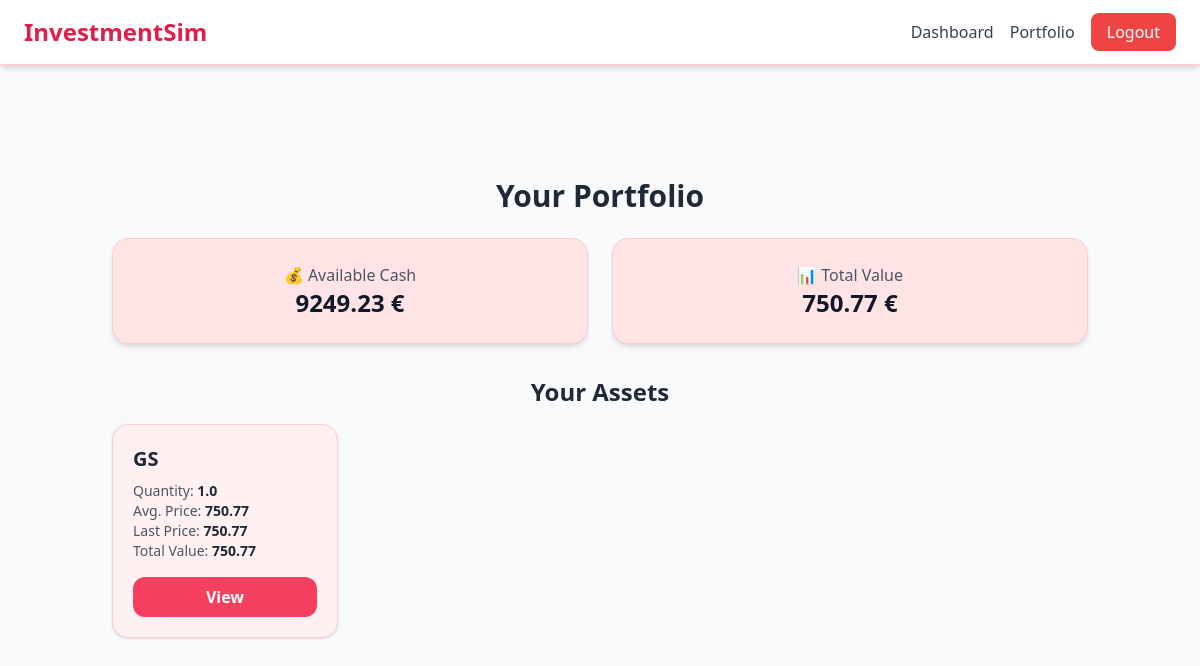
/portfolio (signed in), run on the app's committed database.
### models.py (models this page shows)
class User(UserMixin, db.Model):
    id = db.Column(db.Integer, primary_key=True)
    name = db.Column(db.String(120))
    email = db.Column(db.String(120), unique=True, nullable=False)
    password_hash = db.Column(db.String(128))
    cash = db.Column(db.Float, default=10000.0)
    operations = db.relationship('Operation', backref='user', lazy=True)
    holdings = db.relationship('Holding', backref='user', lazy=True)

class Asset(db.Model):
    id = db.Column(db.Integer, primary_key=True)
    ticker = db.Column(db.String(20), unique=True, nullable=False)
    name = db.Column(db.String(200))
    last_price = db.Column(db.Float)
    updated_at = db.Column(db.DateTime, default=datetime.utcnow)
    holdings = db.relationship('Holding', backref='asset', lazy=True)

class Holding(db.Model):
    id = db.Column(db.Integer, primary_key=True)
    user_id = db.Column(db.Integer, db.ForeignKey('user.id'))
    asset_id = db.Column(db.Integer, db.ForeignKey('asset.id'))
    quantity = db.Column(db.Float, default=0.0)
    avg_price = db.Column(db.Float, default=0.0)

### main.py (the view)
@app.route('/portfolio')
@login_required
def portfolio():
    holdings = Holding.query.filter_by(user_id=current_user.id).all()
    data = []
    total = 0
    for h in holdings:
        a = Asset.query.get(h.asset_id)
        val = (a.last_price or 0) * h.quantity
        total += val
        data.append({
            'ticker': a.ticker,
            'qty': h.quantity,
            'avg_price': h.avg_price,
            'last_price': a.last_price,
            'value': val
        })
    return render_template('portfolio.html',
                           holdings=data,
                           cash=current_user.cash,
                           total_value=total)

### main.py (called while the page is built)
@login_manager.user_loader
def load_user(user_id):
    return User.query.get(int(user_id))

@app.before_request
def setup():
    if not hasattr(app, 'setup_done'):
        with app.app_context():
            db.create_all()
            tickers = ['AAPL', 'MSFT', 'GOOGL', 'AMZN', 'TSLA', 'JPM', 'BAC',
                       'GS', 'MS', 'V', 'MA', 'NVDA', 'META', 'IBM', 'ORCL']
            for t in tickers:
                if not Asset.query.filter_by(ticker=t).first():
                    db.session.add(Asset(ticker=t, name=t))
            db.session.commit()
            update_asset_prices(tickers)
        app.setup_done = True

### templates/portfolio.html
{% extends "base.html" %}
{% block content %}
<div class="max-w-6xl mx-auto mt-10">
  <h1 class="text-3xl font-bold text-gray-800 mb-6 text-center">Your Portfolio</h1>
  <div class="grid grid-cols-1 sm:grid-cols-2 gap-6 mb-8">
    <div class="bg-rose-100 p-6 rounded-2xl shadow-md text-center border border-rose-200">
      <p class="text-gray-600 font-medium">💰 Available Cash</p>
      <p class="text-2xl font-semibold text-gray-900">{{ '%.2f' % cash }} €</p>
    </div>
    <div class="bg-rose-100 p-6 rounded-2xl shadow-md text-center border border-rose-200">
      <p class="text-gray-600 font-medium">📊 Total Value</p>
      <p class="text-2xl font-semibold text-gray-900">{{ '%.2f' % total_value }} €</p>
    </div>
  </div>
  <h2 class="text-2xl font-semibold text-gray-800 mb-4 text-center">Your Assets</h2>
  <div class="grid grid-cols-1 sm:grid-cols-2 md:grid-cols-3 lg:grid-cols-4 gap-6">
    {% for h in holdings %}
    <div class="bg-rose-50 border border-rose-200 rounded-2xl shadow hover:shadow-lg p-5 transition-transform transform hover:-translate-y-1">
      <div class="flex flex-col justify-between h-full">
        <div>
          <h3 class="text-xl font-bold text-gray-800 mb-2">{{ h.ticker }}</h3>
          <p class="text-sm text-gray-600">Quantity: <span class="font-semibold text-gray-800">{{ h.qty }}</span></p>
          <p class="text-sm text-gray-600">Avg. Price: <span class="font-semibold text-gray-800">{{ '%.2f' % h.avg_price }}</span></p>
          <p class="text-sm text-gray-600">Last Price: <span class="font-semibold text-gray-800">{{ '%.2f' % h.last_price if h.last_price else '—' }}</span></p>
          <p class="text-sm text-gray-600">Total Value: <span class="font-semibold text-gray-800">{{ '%.2f' % h.value }}</span></p>
        </div>
        <a href="{{ url_for('asset_view', ticker=h.ticker) }}" class="mt-4 inline-block bg-rose-500 hover:bg-rose-600 text-white font-semibold py-2 px-4 rounded-xl text-center transition-colors">View</a>
      </div>
    </div>
    {% endfor %}
  </div>
</div>
{% endblock %}

### data on the page
User: cash "9249.23"
Asset: ticker "GS", last_price "750.77"
Holding: qty "1.0", avg_price "750.77"

### other printed values
{{ '%.2f' % total_value }} "750.77"
{{ '%.2f' % h.value }} "750.77"
